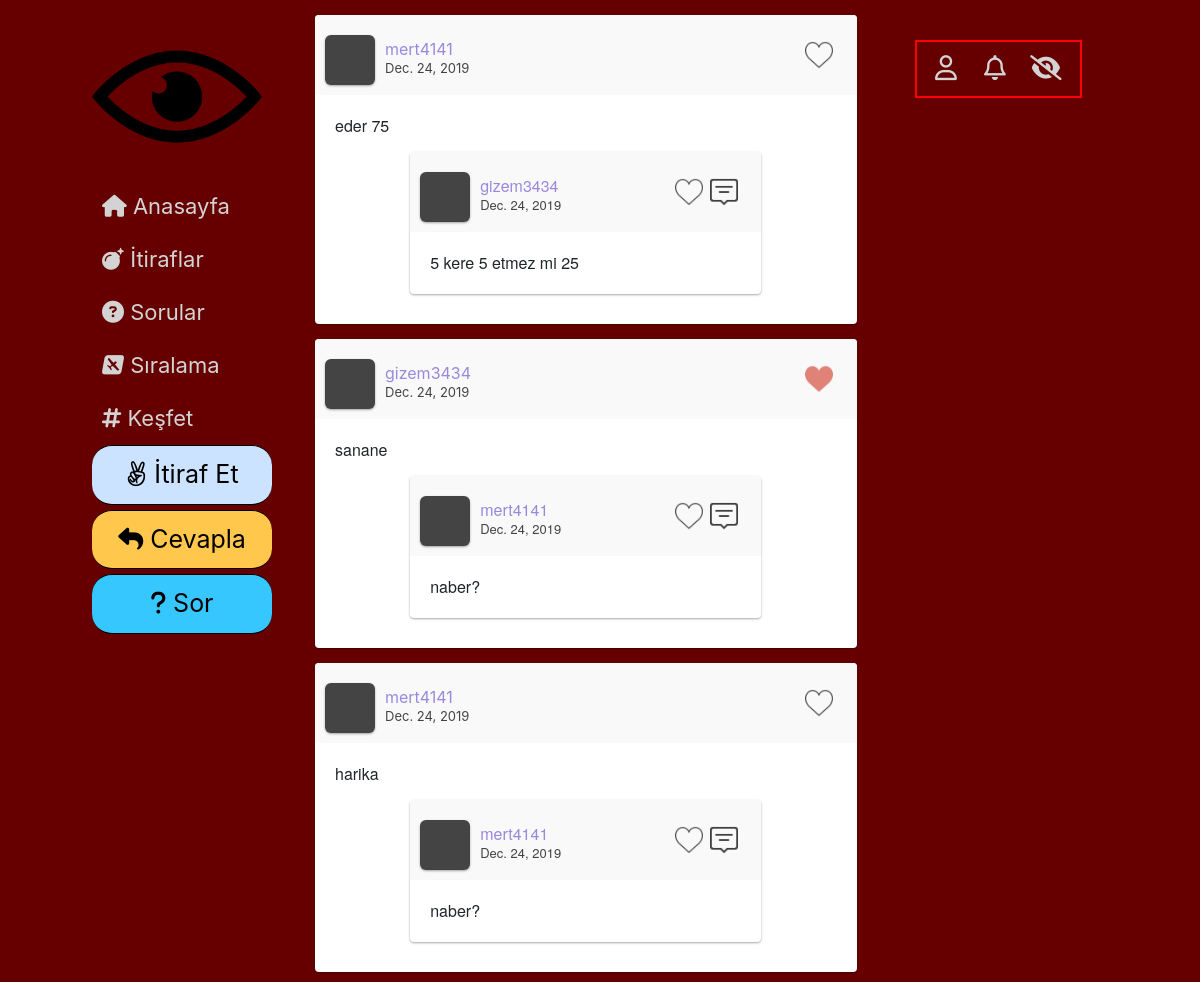
The app's page /cevaplar/ (signed in), older data.
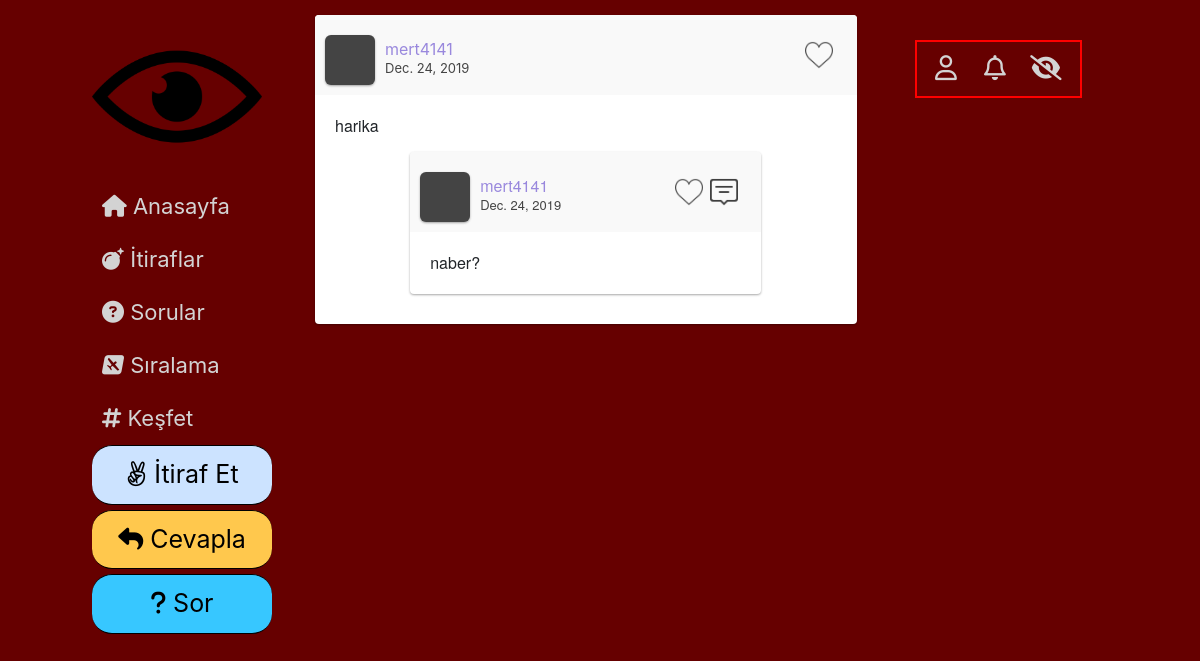
The same page, newer data.
### website/models.py (models this page shows, shortened)
class reply_Post(models.Model):
    Reply_Post_Type = (
        ('Soru', 'Soru'),
        ('Yorum', 'Yorum')
    )
    reply_post_type = models.CharField(max_length=20, choices=Reply_Post_Type)
    main_post = models.ForeignKey(Post, on_delete=models.CASCADE, related_name='%(class)s_main_post')
    replied_post = models.ForeignKey(Post, on_delete=models.CASCADE, related_name='%(class)s_replied_post')

class Post(models.Model):
    Post_Type = (
        ('Post', 'Post'),
        ('Soru', 'Soru'),
        ('Yorum', 'Yorum')
    )
    Category = (
        ('Aşk', 'Aşk'),
        ('Dost Kazığı', 'Dost Kazığı'),
        ('Avcılar', 'Avcılar'),
        ('Civcivler', 'Civcivler'),
        ('Profesyonellik içerenler', 'Profesyonellik içerenler'),
        ('Diğer', 'Diğer')
    )
    publish_by = models.ForeignKey(UserProfile, on_delete=models.CASCADE)
    post_type = models.CharField(max_length=20, choices=Post_Type)
    category = models.CharField(max_length=50, choices=Category)
    publish_date = models.DateField()
    content = models.TextField(max_length=2000)
    likes = models.ManyToManyField(User, blank=True, related_name='post_likes')
    replycount = models.IntegerField(default=0)
    def get_reply_url(self):
        return f"/cevapla/{self.pk}/"
    def get_like_api_url(self):
        return f"/begen/api/{self.pk}/"

class UserProfile(models.Model):
    GENDER = (
        ('E', 'Erkek'),
        ('K', 'Kadın'),
    )
    FACULTY = (
        ('Mühendislik', 'Mühendislik'),
        ('Mimarlık', 'Mimarlık'),
        ('Fen-Edebiyat', 'Fen-Edebiyat'),
        ('İktisadi-İdari', 'İktisadi-İdari'),
        ('Güzel Sanatlar', 'Güzel Sanatlar')
    )
    gender = models.CharField(max_length=1, choices=GENDER)
    faculty = models.CharField(max_length=20, choices=FACULTY)
    birthdate = models.DateField()
    createdat = models.DateField()
    following = models.ManyToManyField('self', symmetrical=False, through='Follower_List')
    postCount = models.IntegerField(blank=True, null=True)
    point = models.IntegerField(default=0)
    user = models.ForeignKey(User, on_delete=models.CASCADE)
    def get_profile_url(self):
        return f"/profil/{self.pk}/"

### website/views.py (the view)
    def wrapper(request, *args, **kw):
        user = request.user
        if not user.is_authenticated:
            return redirect('login')
        else:
            return function(request, *args, **kw)

### website/views.py (called while the page is built)
def my_login_required(function):
    def wrapper(request, *args, **kw):
        user = request.user
        if not user.is_authenticated:
            return redirect('login')
        else:
            return function(request, *args, **kw)
    return wrapper

@my_login_required
def answer_page(request):
    answer_list = reply_Post.objects.all().filter(reply_post_type='Soru').order_by('-pk')
    content = {'answer_list': answer_list}
    return render(request, 'cevaplar.html', content)

### templates/cevaplar.html (shortened to what this page needs)
{% extends 'base.html' %}
{% block question %}
                             <li>
                                 <a href="{%  url 'questions' %}"  id="answer-question">
                                    <i class="fas fa-reply"></i>
                                    <span>Cevapla</span>
                                </a>
                            </li>
                            <li>
                                 <a href="{%  url 'send_question' %}"  id="ask-question">
                                    <i class="fas fa-question"></i>
                                    <span>Sor</span>
                                </a>
                            </li>
{% endblock %}
{% block content %}
    <div id="main-window">
    {% for answer in answer_list %}
 {% include "classic-question.html" with answer=answer%}
    {% endfor %}
</div>
{% endblock %}

### templates/classic-question.html
 <div class="post">
                    <div class="user">
                        <div class="user-img"></div>
                        <div class="user-info">
                            <div class="user-name" href="{{ answer.replied_post.publish_by.get_profile_url }}">{{ answer.replied_post.publish_by.user.username }}</div>
                            <span class="post-date">{{answer.replied_post.publish_date}}</span>
                        </div>
                        <div class="actions">
                            {% if request.user in answer.replied_post.likes.all %}
                                <a  data-href="{{ answer.replied_post.get_like_api_url }}"  data-likes={{ answer.replied_post.likes.count }} class="like_button"><span class="like-red like-ch" ></span></a>
                            {% else %}
                                <a  data-href="{{ answer.replied_post.get_like_api_url }}"  data-likes={{ answer.replied_post.likes.count }} class="like_button"><span class="no-like like-ch" id="like"></span></a>
                            {% endif %}
                        </div>
                    </div>
                    <div class="content">
                       {{answer.replied_post.content}}
                        <div class="post question-post">
                            <div class="user">
                                <div class="user-img"></div>
                                <div class="user-info">
                                    <div class="user-name" href="{{ answer.main_post.publish_by.get_profile_url }}">{{ answer.main_post.publish_by.user.username }}</div>
                                    <span class="post-date">{{answer.main_post.publish_date}}</span>
                                </div>
                                <div class="actions">
                            {% if request.user in answer.main_post.likes.all %}
                                <a  data-href="{{ answer.main_post.get_like_api_url }}"  data-likes={{ answer.main_post.likes.count }} class="like_button"><span class="like-red like-ch" ></span></a>
                            {% else %}
                                <a  data-href="{{ answer.main_post.get_like_api_url }}"  data-likes={{ answer.main_post.likes.count }} class="like_button"><span class="no-like like-ch" id="like"></span></a>
                            {% endif %}
                            <a href="{{ answer.main_post.get_reply_url }}"><span class="comment"></span></a>
                        </div>
                            </div>
                            <div class="content">
                               {{ answer.main_post.content }}
                            </div>
                        </div>
                    </div>
                </div>

Row changes from the older to the newer data that the page shows:
removed reply_Post: replied_post.publish_by.user.username "mert4141", replied_post.publish_date "Dec. 24, 2019", replied_post.content "eder 75", main_post.publish_by.user.username "gizem3434", main_post.publish_date "Dec. 24, 2019", main_post.content "5 kere 5 etmez mi 25"
removed reply_Post: replied_post.publish_by.user.username "gizem3434", replied_post.publish_date "Dec. 24, 2019", replied_post.content "sanane", main_post.publish_by.user.username "mert4141", main_post.publish_date "Dec. 24, 2019", main_post.content "naber?"
